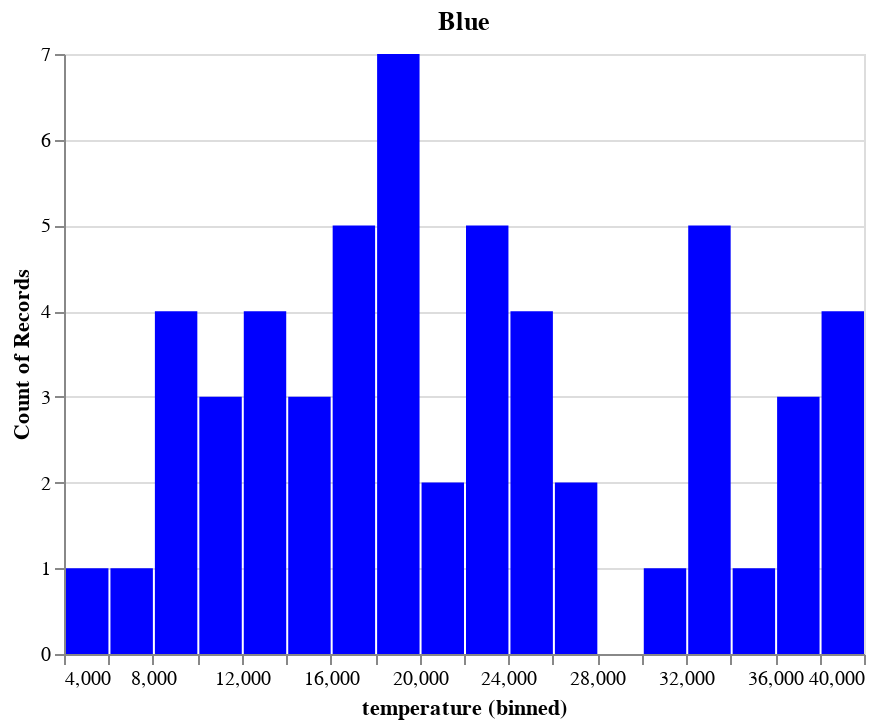

The notebook cell this image was saved under:
### Code cell
chart2

### Figure 1 — Vega-Lite specification as saved in the notebook (floating-point values rounded to 4 significant figures)
{"config": {"view": {"continuousWidth": 400, "continuousHeight": 300}}, "data": {"name": "data-578017ac87af6c3e1db8eb4a155fa6e0"}, "mark": "bar", "encoding": {"color": {"value": "blue"}, "x": {"bin": {"maxbins": 30}, "field": "temperature", "type": "quantitative"}, "y": {"aggregate": "count", "type": "quantitative"}}, "title": "Blue", "$schema": "https://vega.github.io/schema/vega-lite/v4.17.0.json", "datasets": {"data-578017ac87af6c3e1db8eb4a155fa6e0": [{"temperature": 39000, "luminosity": 204000.0, "radius": 10.6, "absolute_magnitude": -4.7, "star_type": 3, "star_color": "Blue", "spectral_class": "O"}, {"temperature": 33750, "luminosity": 220000.0, "radius": 26.0, "absolute_magnitude": -6.1, "star_type": 4, "star_color": "Blue", "spectral_class": "B"}, {"temperature": 36108, "luminosity": 198000.0, "radius": 10.2, "absolute_magnitude": -4.4, "star_type": 3, "star_color": "Blue", "spectral_class": "O"}, {"temperature": 33300, "luminosity": 240000.0, "radius": 12.0, "absolute_magnitude": -6.5, "star_type": 4, "star_color": "Blue", "spectral_class": "B"}, {"temperature": 40000, "luminosity": 813000.0, "radius": 14.0, "absolute_magnitude": -6.23, "star_type": 4, "star_color": "Blue", "spectral_class": "O"}, {"temperature": 23000, "luminosity": 127000.0, "radius": 36.0, "absolute_magnitude": -5.76, "star_type": 4, "star_color": "Blue", "spectral_class": "O"}, {"temperature": 17120, "luminosity": 235000.0, "radius": 83.0, "absolute_magnitude": -6.89, "star_type": 4, "star_color": "Blue", "spectral_class": "O"}, {"temperature": 11096, "luminosity": 112000.0, "radius": 12.0, "absolute_magnitude": -5.91, "star_type": 4, "star_color": "Blue", "spectral_class": "O"}, {"temperature": 14245, "luminosity": 231000.0, "radius": 42.0, "absolute_magnitude": -6.12, "star_type": 4, "star_color": "Blue", "spectral_class": "O"}, {"temperature": 24630, "luminosity": 363000.0, "radius": 63.0, "absolute_magnitude": -5.83, "star_type": 4, "star_color": "Blue", "spectral_class": "O"}, {"temperature": 12893, "luminosity": 184000.0, "radius": 36.0, "absolute_magnitude": -6.34, "star_type": 4, "star_color": "Blue", "spectral_class": "O"}, {"temperature": 24345, "luminosity": 142000.0, "radius": 57.0, "absolute_magnitude": -6.24, "star_type": 4, "star_color": "Blue", "spectral_class": "O"}, {"temperature": 33421, "luminosity": 352000.0, "radius": 67.0, "absolute_magnitude": -5.79, "star_type": 4, "star_color": "Blue", "spectral_class": "O"}, {"temperature": 21020, "luminosity": 0.0015, "radius": 0.0112, "absolute_magnitude": 11.52, "star_type": 2, "star_color": "Blue", "spectral_class": "B"}, {"temperature": 18290, "luminosity": 0.0013, "radius": 0.00934, "absolute_magnitude": 12.78, "star_type": 2, "star_color": "Blue", "spectral_class": "B"}, {"temperature": 37800, "luminosity": 202900.0, "radius": 6.86, "absolute_magnitude": -4.56, "star_type": 3, "star_color": "Blue", "spectral_class": "O"}, {"temperature": 25390, "luminosity": 223000.0, "radius": 57.0, "absolute_magnitude": -5.92, "star_type": 4, "star_color": "Blue", "spectral_class": "O"}, {"temperature": 11567, "luminosity": 251000.0, "radius": 36.0, "absolute_magnitude": -6.245, "star_type": 4, "star_color": "Blue", "spectral_class": "O"}, {"temperature": 12675, "luminosity": 452000.0, "radius": 83.0, "absolute_magnitude": -5.62, "star_type": 4, "star_color": "Blue", "spectral_class": "O"}, {"temperature": 5752, "luminosity": 245000.0, "radius": 97.0, "absolute_magnitude": -6.63, "star_type": 4, "star_color": "Blue", "spectral_class": "O"}, {"temperature": 8927, "luminosity": 239000.0, "radius": 35.0, "absolute_magnitude": -7.34, "star_type": 4, "star_color": "Blue", "spectral_class": "O"}, {"temperature": 7282, "luminosity": 131000.0, "radius": 24.0, "absolute_magnitude": -7.22, "star_type": 4, "star_color": "Blue", "spectral_class": "O"}, {"temperature": 19923, "luminosity": 152000.0, "radius": 73.0, "absolute_magnitude": -5.69, "star_type": 4, "star_color": "Blue", "spectral_class": "O"}, {"temperature": 26373, "luminosity": 198000.0, "radius": 39.0, "absolute_magnitude": -5.83, "star_type": 4, "star_color": "Blue", "spectral_class": "O"}, {"temperature": 17383, "luminosity": 342900.0, "radius": 30.0, "absolute_magnitude": -6.09, "star_type": 4, "star_color": "Blue", "spectral_class": "O"}, {"temperature": 9373, "luminosity": 424500.0, "radius": 24.0, "absolute_magnitude": -5.99, "star_type": 4, "star_color": "Blue", "spectral_class": "O"}, {"temperature": 26000, "luminosity": 316000.0, "radius": 1679.0, "absolute_magnitude": -9.1, "star_type": 5, "star_color": "Blue", "spectral_class": "B"}, {"temperature": 18000, "luminosity": 200000.0, "radius": 1045.0, "absolute_magnitude": -8.3, "star_type": 5, "star_color": "Blue", "spectral_class": "O"}, {"temperature": 16790, "luminosity": 0.0014, "radius": 0.0121, "absolute_magnitude": 12.87, "star_type": 2, "star_color": "Blue", "spectral_class": "B"}, {"temperature": 15680, "luminosity": 0.00122, "radius": 0.0114, "absolute_magnitude": 11.92, "star_type": 2, "star_color": "Blue", "spectral_class": "B"}, {"temperature": 14982, "luminosity": 0.00118, "radius": 0.0113, "absolute_magnitude": 12.23, "star_type": 2, "star_color": "Blue", "spectral_class": "B"}, {"temperature": 13340, "luminosity": 0.00109, "radius": 0.0116, "absolute_magnitude": 12.9, "star_type": 2, "star_color": "Blue", "spectral_class": "B"}, {"temperature": 18340, "luminosity": 0.00134, "radius": 0.0124, "absolute_magnitude": 11.22, "star_type": 2, "star_color": "Blue", "spectral_class": "B"}, {"temperature": 19920, "luminosity": 0.00156, "radius": 0.0142, "absolute_magnitude": 11.34, "star_type": 2, "star_color": "Blue", "spectral_class": "B"}, {"temperature": 24020, "luminosity": 0.00159, "radius": 0.0127, "absolute_magnitude": 10.55, "star_type": 2, "star_color": "Blue", "spectral_class": "B"}, {"temperature": 23092, "luminosity": 0.00132, "radius": 0.0104, "absolute_magnitude": 10.18, "star_type": 2, "star_color": "Blue", "spectral_class": "B"}, {"temperature": 17920, "luminosity": 0.00111, "radius": 0.0106, "absolute_magnitude": 11.66, "star_type": 2, "star_color": "Blue", "spectral_class": "B"}, {"temperature": 19360, "luminosity": 0.00125, "radius": 0.00998, "absolute_magnitude": 11.62, "star_type": 2, "star_color": "Blue", "spectral_class": "B"}, {"temperature": 34190, "luminosity": 198200.0, "radius": 6.39, "absolute_magnitude": -4.57, "star_type": 3, "star_color": "Blue", "spectral_class": "O"}, {"temperature": 32460, "luminosity": 173800.0, "radius": 6.237, "absolute_magnitude": -4.36, "star_type": 3, "star_color": "Blue", "spectral_class": "O"}, {"temperature": 23678, "luminosity": 244300.0, "radius": 35.0, "absolute_magnitude": -6.27, "star_type": 4, "star_color": "Blue", "spectral_class": "O"}, {"temperature": 12749, "luminosity": 332500.0, "radius": 76.0, "absolute_magnitude": -7.02, "star_type": 4, "star_color": "Blue", "spectral_class": "O"}, {"temperature": 9383, "luminosity": 342900.0, "radius": 98.0, "absolute_magnitude": -6.98, "star_type": 4, "star_color": "Blue", "spectral_class": "O"}, {"temperature": 23440, "luminosity": 537400.0, "radius": 81.0, "absolute_magnitude": -5.975, "star_type": 4, "star_color": "Blue", "spectral_class": "O"}, {"temperature": 16787, "luminosity": 246700.0, "radius": 62.0, "absolute_magnitude": -6.35, "star_type": 4, "star_color": "Blue", "spectral_class": "O"}, {"temperature": 18734, "luminosity": 224800.0, "radius": 46.0, "absolute_magnitude": -7.45, "star_type": 4, "star_color": "Blue", "spectral_class": "O"}, {"temperature": 9892, "luminosity": 593900.0, "radius": 80.0, "absolute_magnitude": -7.262, "star_type": 4, "star_color": "Blue", "spectral_class": "O"}, {"temperature": 10930, "luminosity": 783900.0, "radius": 25.0, "absolute_magnitude": -6.224, "star_type": 4, "star_color": "Blue", "spectral_class": "O"}, {"temperature": 23095, "luminosity": 347800.0, "radius": 86.0, "absolute_magnitude": -5.905, "star_type": 4, "star_color": "Blue", "spectral_class": "O"}, {"temperature": 21738, "luminosity": 748900.0, "radius": 92.0, "absolute_magnitude": -7.346, "star_type": 4, "star_color": "Blue", "spectral_class": "O"}, {"temperature": 38234, "luminosity": 272800.0, "radius": 1356.0, "absolute_magnitude": -9.29, "star_type": 5, "star_color": "Blue", "spectral_class": "O"}, {"temperature": 32489, "luminosity": 648400.0, "radius": 1948.0, "absolute_magnitude": -10.84, "star_type": 5, "star_color": "Blue", "spectral_class": "O"}, {"temperature": 38940, "luminosity": 374800.0, "radius": 1356.0, "absolute_magnitude": -9.93, "star_type": 5, "star_color": "Blue", "spectral_class": "O"}, {"temperature": 30839, "luminosity": 834000.0, "radius": 1194.0, "absolute_magnitude": -10.63, "star_type": 5, "star_color": "Blue", "spectral_class": "O"}, {"temperature": 37882, "luminosity": 294900.0, "radius": 1783.0, "absolute_magnitude": -7.8, "star_type": 5, "star_color": "Blue", "spectral_class": "O"}]}}
